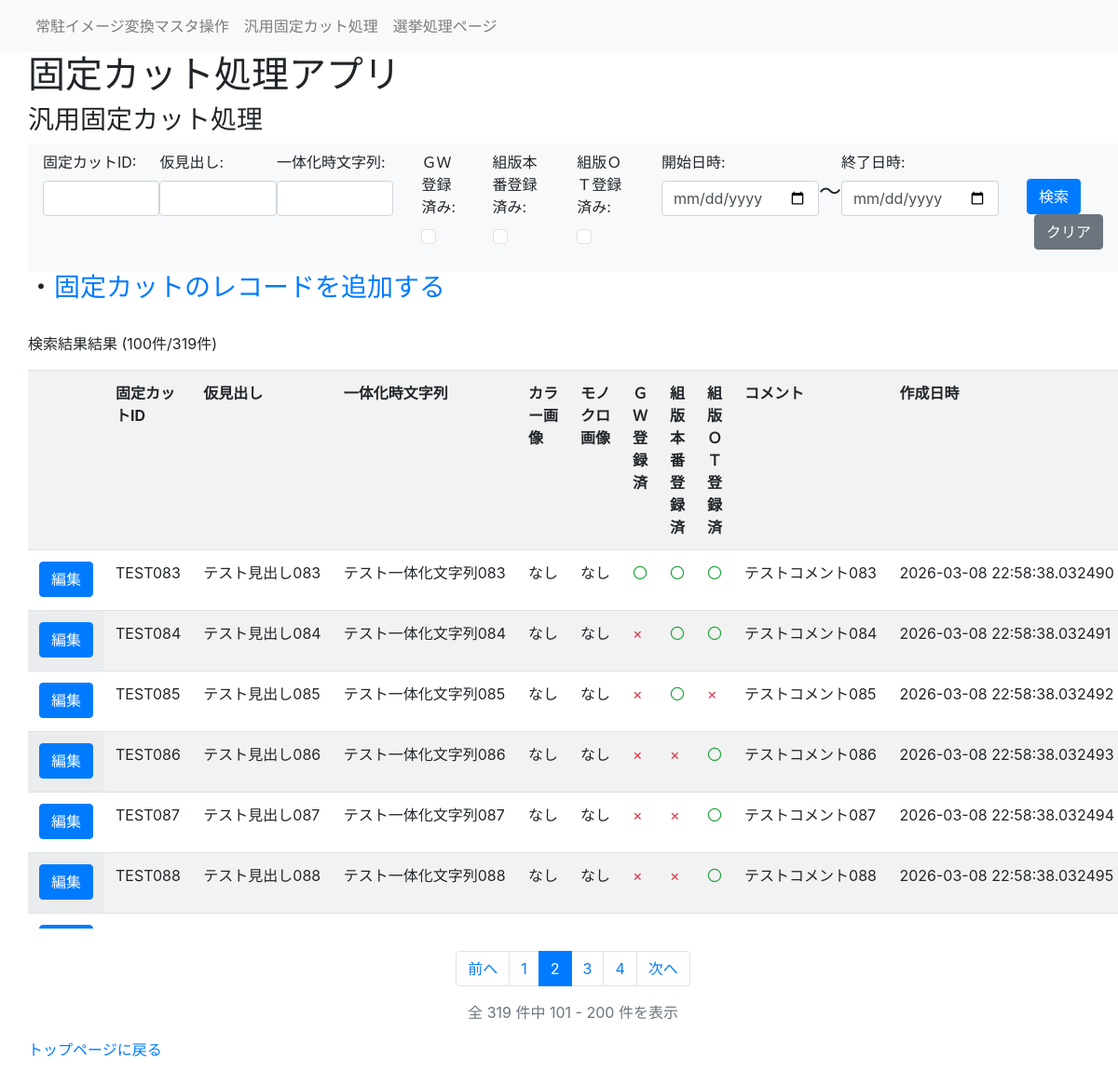
The app's page /general/2?midashi=&ID=&Str=&GWFlg=&prodFlg=&OTFlg=&startdate=&enddate= with its own data.
### fixedcut_app/models/fixedcut.py (models this page shows)
class FixedCut(db.Model):
    ___tablename__ = "fixedcut"
    id = db.Column(db.String(20), primary_key=True) #固定カットID
    midashi = db.Column(db.String(30)) #仮見出し
    Str = db.Column(db.String(100)) #一体化時文字列
    colorUrl = db.Column(db.String(100)) #カラー画像のURL
    monoUrl = db.Column(db.String(100)) #モノクロ画像のURL
    GWFlg = db.Column(db.Boolean, default=False) #GW登録対象
    prodFlg = db.Column(db.Boolean, default=False) #組版本番登録済みか
    OTFlg = db.Column(db.Boolean, default=False) #組版OT系登録済みか
    comment = db.Column(db.String(255)) #コメント
    created_at = db.Column(db.DateTime, nullable=False, default=datetime.now)  # 作成日時
    updated_at = db.Column(db.DateTime, nullable=False, default=datetime.now, onupdate=datetime.now)  # 更新日時

### fixedcut_app/views.py (the view)
@app.route('/general', methods=['GET', 'POST'])
@app.route('/general/<int:page>', methods=['GET', 'POST'])
def general(page=1):
    from fixedcut_app.views_general import general_handler
    return general_handler(page=page)

### fixedcut_app/views.py (called while the page is built)
@app.before_request
def log_request():
    app.logger.info("Request: %s %s from %s", request.method, request.path, request.remote_addr)

### fixedcut_app/templates/general.html (shortened to what this page needs)
{% extends 'layout.html' %}
{% block header %}
<h3>汎用固定カット処理</h3>
{% endblock %}
{% block content %}
<h3>・<a href="/general_add">固定カットのレコードを追加する</a></h3>
{% endblock %}
{% block serchbar %}
<nav class="navbar navbar-expand-lg navbar-light bg-light">
    <form class="form-group" action="{{ url_for('general') }}" method="POST">
        <ul class="navbar-nav">
            <li class="nav-item">
                <label for="ID">固定カットID:</label>
                <input name="ID" type="text" class="form-control" id="ID" value="{{ savelist[1] }}">
            </li>
            <li class="nav-item">
                <label for="midashi">仮見出し:</label>
                <input name="midashi" type="text" class="form-control" id="midashi" value="{{ savelist[0] }}">
            </li>
            <li class="nav-item">
                <label for="Str">一体化時文字列:</label>
                <input name="Str" type="text" class="form-control" id="Str" value="{{ savelist[2] }}">
            </li>
            <li class="nav-item pad">
                <label for="GWFlg">ＧＷ登録済み:</label>
                <br>
                {% if savelist[3]=="on" %}
                <input name="GWFlg" type="checkbox" class="form-check-input ms-auto" id="checkTab1" checked>
                {% else %}
                <input name="GWFlg" type="checkbox" class="form-check-input ms-auto" id="checkTab1">
                {% endif %}
            </li>
            <li class="nav-item pad">
                <label for="prodFlg">組版本番登録済み:</label>
                <br>
                {% if savelist[4]=="on" %}
                <input name="prodFlg" type="checkbox" class="form-check-input ms-auto" id="checkTab1" checked>
                {% else %}
                <input name="prodFlg" type="checkbox" class="form-check-input ms-auto" id="checkTab1">
                {% endif %}
            </li>
            <li class="nav-item pad">
                <label for="OTFlg">組版ＯＴ登録済み:</label>
                <br>
                {% if savelist[5]=="on" %}
                <input name="OTFlg" type="checkbox" class="form-check-input ms-auto" id="checkTab1" checked>
                {% else %}
                <input name="OTFlg" type="checkbox" class="form-check-input ms-auto" id="checkTab1">
                {% endif %}
            </li>
            <li class="nav-item pad">
                <label for="startdate">開始日時:</label>
                <input name="startdate" type="date" class="form-control" id="startdate" value="{{ savelist[6] }}">
            </li>
            <li class="nav-item pad-above">
                <h4>～</h4>
            </li>
            <li class="nav-item ">
                <label for="enddate">終了日時:</label>
                <input name="enddate" type="date" class="form-control" id="enddate" value="{{ savelist[7] }}">
            </li>
            <li class="nav-item pad pad-above">
                <button type="submit" class="btn btn-primary">検索</button>
                <button type="button" class="btn btn-secondary ms-2" onclick="clearForm()">クリア</button>
            </li>
        </ul>
    </form>
</nav>
{% endblock %}
{% block serch_result %}
 <div class="pad">
    <p>検索結果結果
        {% if results | length > 0 %}
        ({{ results | length }}件/{{ pagination.total }}件)
        {% endif %}
    </p>
    <div class="table-container-vertical">
    <table class="table table-striped table-hover">
        <tr>
            <th></th>
            <th>固定カットID</th>
            <th>仮見出し</th>
            <th>一体化時文字列</th>
            <th>カラー画像</th>
            <th>モノクロ画像</th>
            <th>ＧＷ登録済</th>
            <th>組版本番登録済</th>
            <th>組版ＯＴ登録済</th>
            <th>コメント</th>
            <th>作成日時</th>
        </tr>
        {% for res in results %}
        <tr>
            <td class=table-data>
                <button onclick="location.href='/general_detail/{{ res.id }}'" class="btn btn-primary">編集</button>
            </td>
            <td class=table-data>{{ res.id }}</td>
            <td class=table-data>{{ res.midashi }}</td>
            <td class=table-data>{{ res.Str }}</td>
            <td class=table-data>
                {% if ".eps" in res.colorUrl %}
                <a href="{{ url_for('download', filename=res.colorUrl) }}">ダウンロード</a></td>
                {% elif ".jpg" in res.colorUrl %}
                <img src="{{ url_for('static', filename=res.colorUrl) }}" height="50" alt="">
                {% elif ".jpeg" in res.colorUrl %}
                <img src="{{ url_for('static', filename=res.colorUrl) }}" height="50" alt="">
                {% elif ".svg" in res.colorUrl %}
                <img src="{{ url_for('static', filename=res.colorUrl) }}" height="50" alt="">
                {% else %}
                <p>なし</p>
                {% endif %}
            <td class=table-data>
                {% if ".eps" in res.monoUrl %}
                <a href="{{ url_for('download', filename=res.monoUrl) }}" download="モノクロ画像.eps">ダウンロード</a>
                {% elif ".jpg" in res.monoUrl %}
                <img src="{{ url_for('static', filename=res.monoUrl) }}" height="50" alt="">
                {% elif ".jpeg" in res.monoUrl %}
                <img src="{{ url_for('static', filename=res.monoUrl) }}" height="50" alt="">
                {% elif ".svg" in res.monoUrl %}
                <img src="{{ url_for('static', filename=res.monoUrl) }}" height="50" alt="">
                {% else %}
                <p>なし</p>
                {% endif %}
            </td>
            <td class=table-data>
                {% if res.GWFlg %}
                <span class="text-success">〇</span>
                {% else %}
                <span class="text-danger">×</span>
                {% endif %}
            </td>
            <td class=table-data>
                {% if res.prodFlg %}
                <span class="text-success">〇</span>
                {% else %}
                <span class="text-danger">×</span>
                {% endif %}
            </td>
            <td class=table-data>
                {% if res.OTFlg %}
                <span class="text-success">〇</span>
                {% else %}
                <span class="text-danger">×</span>
                {% endif %}
            </td>
            <td class=table-data>{{ res.comment }}</td>
            <td class=table-data>{{ res.created_at }}</td>
        </tr>
         {% endfor %}
    </table>
    </div>
    {% if pagination %}
    <nav aria-label="ページナビゲーション" class="mt-4">
        <ul class="pagination justify-content-center">
            {% if pagination.has_prev %}
            <li class="page-item">
                <a class="page-link" href="{{ url_for('general', page=pagination.prev_num, midashi=savelist[0], ID=savelist[1], Str=savelist[2], GWFlg=savelist[3], prodFlg=savelist[4], OTFlg=savelist[5], startdate=savelist[6], enddate=savelist[7]) }}">前へ</a>
            </li>
            {% else %}
            <li class="page-item disabled">
                <span class="page-link">前へ</span>
            </li>
            {% endif %}
            {% for page_num in pagination.iter_pages() %}
                {% if page_num %}
                    {% if page_num == pagination.page %}
                    <li class="page-item active">
                        <span class="page-link">{{ page_num }}</span>
                    </li>
                    {% else %}
                    <li class="page-item">
                        <a class="page-link" href="{{ url_for('general', page=page_num, midashi=savelist[0], ID=savelist[1], Str=savelist[2], GWFlg=savelist[3], prodFlg=savelist[4], OTFlg=savelist[5], startdate=savelist[6], enddate=savelist[7]) }}">{{ page_num }}</a>
                    </li>
                    {% endif %}
                {% else %}
                    <li class="page-item disabled">
                        <span class="page-link">...</span>
                    </li>
                {% endif %}
            {% endfor %}
            {% if pagination.has_next %}
            <li class="page-item">
                <a class="page-link" href="{{ url_for('general', page=pagination.next_num, midashi=savelist[0], ID=savelist[1], Str=savelist[2], GWFlg=savelist[3], prodFlg=savelist[4], OTFlg=savelist[5], startdate=savelist[6], enddate=savelist[7]) }}">次へ</a>
            </li>
            {% else %}
            <li class="page-item disabled">
                <span class="page-link">次へ</span>
            </li>
            {% endif %}
        </ul>
        <p class="text-center text-muted mt-2">
            全 {{ pagination.total }} 件中 {{ pagination.page * 100 - 99 }} - {{ [pagination.page * 100, pagination.total]|min }} 件を表示
        </p>
    </nav>
    {% endif %}
</div>
{% endblock %}
{% block footer %}
<a href="/">トップページに戻る</a>
{% endblock %}

### fixedcut_app/templates/layout.html (shortened to what this page needs)
<!DOCTYPE html>
<html>
    <link href="https://cdn.jsdelivr.net/npm/bootstrap@5.3.0/dist/css/bootstrap.min.css" rel="stylesheet">
    <link rel="stylesheet" href="https://cdn.jsdelivr.net/npm/bootstrap@4.1.3/dist/css/bootstrap.min.css">
    <link href="{{ url_for('static', filename='css/style.css') }}" rel="stylesheet">
    <head>
    </head>
    <body>
        <nav class="navbar navbar-expand-lg navbar-light bg-light pad">
            <ul class="navbar-nav">
                <li class="nav-item">
                    <a class="nav-link" href="/">常駐イメージ変換マスタ操作</a>
                </li>
                <li class="nav-item">
                    <a class="nav-link" href="/general">汎用固定カット処理</a>
                </li>
                <li class="nav-item">
                    <a class="nav-link" href="/senkyo">選挙処理ページ</a>
                </li>
            </ul>
        </nav>
        <h1 class="pad">固定カット処理アプリ</h1>
        <div class="heder pad">
            {% block header %}{% endblock %}
        </div>
        <div class="pad">
            {% block serchbar %}{% endblock %}
        </div>
        <div class="pad">
            {% block content %}{% endblock %}
        </div>
        <dev class="pad">
        <div class=serch_result>
            {% block serch_result %}{% endblock %}
        </div>
        <div class="footer pad">
            {% block footer %}{% endblock %}
        </div>
    </body>
</html>

### fixedcut_app/templates/static/css/style.css (style rules this page uses)
.pad { padding-left: 30px; }
.pad-above { padding-top: 30px; }
.table-data { height: 100%; overflow: hidden; white-space: nowrap; text-overflow: ellipsis; }
.table-striped tbody tr:nth-of-type(odd) .table-data:first-child { background: #f8f9fa; }
.table-striped tbody tr:nth-of-type(even) .table-data:first-child { background: white; }
.table-container-vertical { overflow-y: auto; max-height: 600px; }
.table-container-vertical table { width: 100%; }
.table-container-vertical th { position: sticky; top: 0; background: white; z-index: 1; }

### records on screen
FixedCut: id "TEST083", midashi "テスト見出し083", Str "テスト一体化文字列083", colorUrl "なし", monoUrl "なし", GWFlg "〇", prodFlg "〇", OTFlg "〇", comment "テストコメント083", created_at "2026-03-08 22:58:38.032490"
FixedCut: id "TEST084", midashi "テスト見出し084", Str "テスト一体化文字列084", colorUrl "なし", monoUrl "なし", prodFlg "〇", OTFlg "〇", comment "テストコメント084", created_at "2026-03-08 22:58:38.032491"
FixedCut: id "TEST085", midashi "テスト見出し085", Str "テスト一体化文字列085", colorUrl "なし", monoUrl "なし", prodFlg "〇", comment "テストコメント085", created_at "2026-03-08 22:58:38.032492"
FixedCut: id "TEST086", midashi "テスト見出し086", Str "テスト一体化文字列086", colorUrl "なし", monoUrl "なし", OTFlg "〇", comment "テストコメント086", created_at "2026-03-08 22:58:38.032493"
FixedCut: id "TEST087", midashi "テスト見出し087", Str "テスト一体化文字列087", colorUrl "なし", monoUrl "なし", OTFlg "〇", comment "テストコメント087", created_at "2026-03-08 22:58:38.032494"
FixedCut: id "TEST088", midashi "テスト見出し088", Str "テスト一体化文字列088", colorUrl "なし", monoUrl "なし", OTFlg "〇", comment "テストコメント088", created_at "2026-03-08 22:58:38.032495"

### other values on screen
{{ results | length }} "100"
{{ pagination.total }} "319"
{{ page_num }} "1" "3" "4"
{{ page_num }} "2"
{{ pagination.page * 100 - 99 }} "101"
{{ [pagination.page * 100, pagination.total]|min }} "200"
